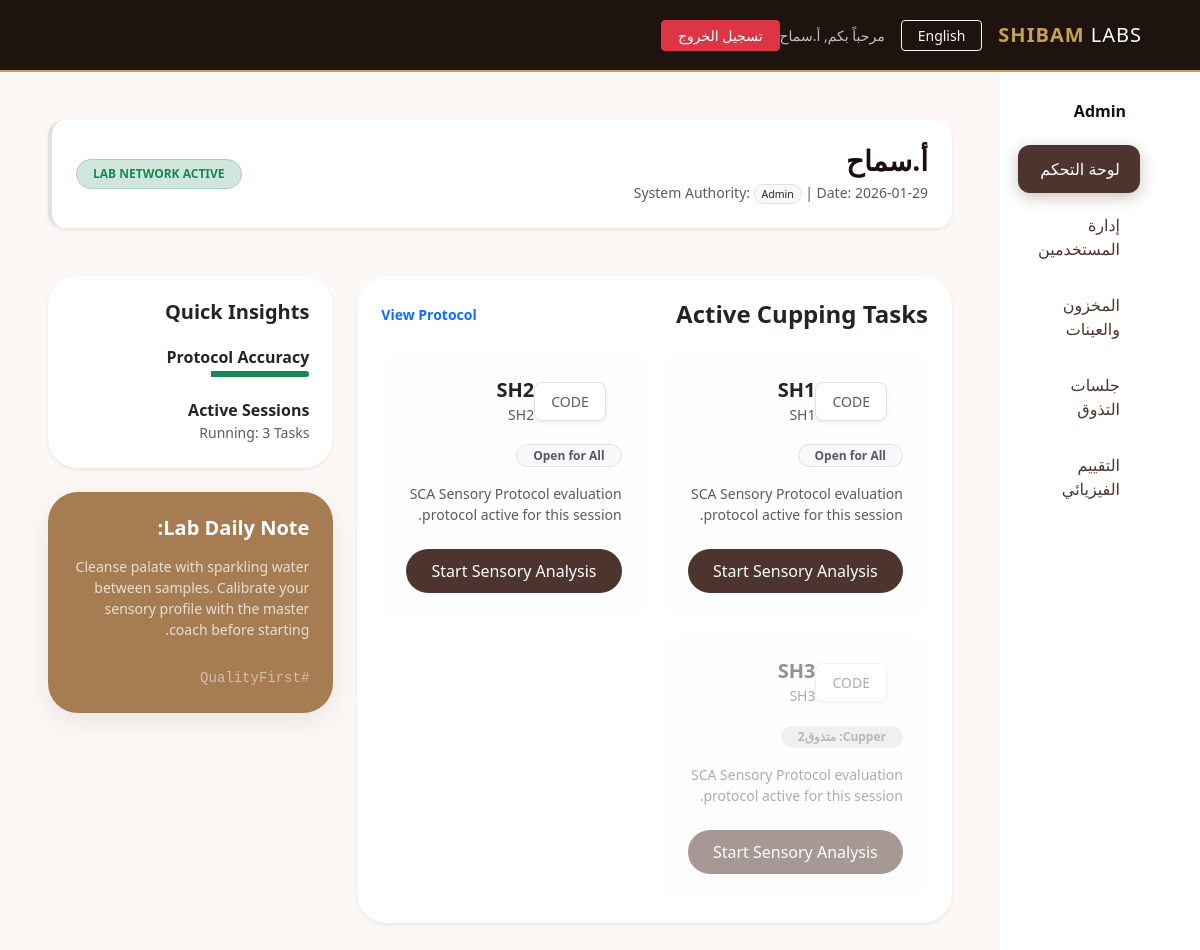
/ (signed in), run on the app's committed database.
### models.py (models this page shows)
class User(db.Model, UserMixin):
    id = db.Column(db.Integer, primary_key=True)
    username = db.Column(db.String(50), unique=True, nullable=False)
    email = db.Column(db.String(120), unique=True, nullable=False)
    password_hash = db.Column(db.String(128), nullable=False)
    full_name = db.Column(db.String(100))
    role = db.Column(db.String(20), nullable=False) # Admin, RoastManager, Cupper
    is_active = db.Column(db.Boolean, default=True)

class SessionSample(db.Model):
    id = db.Column(db.Integer, primary_key=True)
    session_id = db.Column(db.Integer, db.ForeignKey('cupping_session.id'), nullable=False)
    sample_id = db.Column(db.Integer, db.ForeignKey('coffee_sample.id'), nullable=False)
    blind_code = db.Column(db.String(50)) # e.g. "Sample A"
    assigned_cupper_id = db.Column(db.Integer, db.ForeignKey('user.id'), nullable=True)
    cupping_session = db.relationship('CuppingSession', backref='session_samples')
    coffee_sample = db.relationship('CoffeeSample', backref='session_links')
    assigned_cupper = db.relationship('User', foreign_keys=[assigned_cupper_id], backref='assigned_samples')

class CuppingSession(db.Model):
    id = db.Column(db.Integer, primary_key=True)
    name = db.Column(db.String(100), nullable=False)
    roast_level = db.Column(db.String(50))
    status = db.Column(db.String(20), default='Planned') # Planned, Open, Closed
    created_at = db.Column(db.DateTime, default=datetime.datetime.utcnow)

### app.py (the view)
@app.route('/')
def index():
    if not current_user.is_authenticated:
        return redirect(url_for('welcome'))
    if current_user.role == 'RoastManager':
        return redirect(url_for('physical_grading'))
    if current_user.role == 'Cupper':
        assigned_samples = SessionSample.query.join(CuppingSession).filter(CuppingSession.status == 'Open').all()
        return render_template('dashboard.html',
                             t=get_translations(session['lang']),
                             assigned_samples=assigned_samples)
    assigned_samples = SessionSample.query.join(CuppingSession).filter(CuppingSession.status == 'Open').all()
    return render_template('dashboard.html',
                         t=get_translations(session['lang']),
                         assigned_samples=assigned_samples)

### app.py (called while the page is built)
@login_manager.user_loader
def load_user(user_id):
    return User.query.get(int(user_id))

@app.before_request
def set_lang():
    if 'lang' not in session:
        session['lang'] = 'ar'

### templates/dashboard.html (shortened to what this page needs)
{% extends "layout.html" %}
{% block content %}
<div class="row mb-5">
    <div class="col-12">
        <div
            class="p-4 bg-white rounded-4 shadow-sm border-start border-4 border-roasted d-flex align-items-center justify-content-between">
            <div>
                <h3 class="fw-bold mb-1" style="color: var(--espresso);">{{ current_user.full_name }}</h3>
                <p class="text-muted small mb-0">System Authority: <span
                        class="badge border text-dark fw-normal rounded-pill bg-light">{{ current_user.role }}</span> |
                    <span>Date: 2026-01-29</span>
                </p>
            </div>
            <div class="text-end">
                <span
                    class="badge bg-success-subtle text-success border border-success-subtle px-3 py-2 rounded-pill">LAB
                    NETWORK ACTIVE</span>
            </div>
        </div>
    </div>
</div>
<div class="row g-4">
    {% if current_user.role in ['Admin', 'Cupper'] %}
    <div class="col-lg-8">
        <div class="card border-0 shadow-sm p-4 h-100" style="border-radius: 30px;">
            <div class="d-flex justify-content-between align-items-center mb-4">
                <h4 class="fw-bold mb-0">Active Cupping Tasks</h4>
                <a href="#" class="text-decoration-none text-latte small fw-bold">View Protocol </a>
            </div>
            {% if assigned_samples %}
            <div class="row g-3">
                {% for ss in assigned_samples %}
                <div class="col-md-6">
                    <div
                        class="p-4 rounded-4 border border-light-subtle bg-light bg-opacity-25 hover-card {% if ss.assigned_cupper_id and ss.assigned_cupper_id != current_user.id %}opacity-50{% endif %}">
                        <div class="d-flex align-items-center mb-3">
                            <div class="bg-white shadow-sm px-3 py-2 rounded-3 me-3 text-muted small border">CODE</div>
                            <div>
                                <h5 class="fw-bold mb-0 text-dark">{{ ss.blind_code }}</h5>
                                <small class="text-muted">{{ ss.cupping_session.name }}</small>
                            </div>
                        </div>
                        <div class="mb-3">
                            {% if ss.assigned_cupper_id %}
                            {% if ss.assigned_cupper_id == current_user.id %}
                            <span class="badge bg-primary-subtle text-primary border rounded-pill px-3">Assigned to
                                You</span>
                            {% else %}
                            <span class="badge bg-secondary-subtle text-secondary border rounded-pill px-3">Cupper: {{
                                ss.assigned_cupper.full_name }}</span>
                            {% endif %}
                            {% else %}
                            <span class="badge bg-light text-muted border rounded-pill px-3">Open for All</span>
                            {% endif %}
                        </div>
                        <p class="small text-muted mb-4">SCA Sensory Protocol evaluation protocol active for this
                            session.</p>
                        {% if not ss.assigned_cupper_id or ss.assigned_cupper_id == current_user.id or current_user.role
                        == 'Admin' %}
                        <a href="{{ url_for('cupping', ss_id=ss.id) }}" class="btn btn-coffee w-100 rounded-pill">Start
                            Sensory Analysis</a>
                        {% else %}
                        <button class="btn btn-secondary w-100 rounded-pill" disabled>Restricted Access</button>
                        {% endif %}
                    </div>
                </div>
                {% endfor %}
            </div>
            {% else %}
            <div class="text-center py-5">
                <p class="text-muted">No active sensory evaluation sessions assigned for this timeline.</p>
            </div>
            {% endif %}
        </div>
    </div>
    {% endif %}
    <div class="col-lg-4">
        <div class="card border-0 bg-white shadow-sm p-4 mb-4" style="border-radius: 30px;">
            <h5 class="fw-bold mb-4">Quick Insights</h5>
            <div class="mb-4 d-flex align-items-center">
                <div>
                    <h6 class="mb-0 fw-bold">Protocol Accuracy</h6>
                    <div class="progress mt-1" style="height: 6px; width: 100px;">
                        <div class="progress-bar bg-success" style="width: 98%"></div>
                    </div>
                </div>
            </div>
            <div class="d-flex align-items-center">
                <div>
                    <h6 class="mb-0 fw-bold">Active Sessions</h6>
                    <small class="text-muted">Running: {{ assigned_samples|length }} Tasks</small>
                </div>
            </div>
        </div>
        <div class="card border-0 text-white p-4" style="border-radius: 30px; background: var(--latte);">
            <h5 class="fw-bold mb-3">Lab Daily Note:</h5>
            <p class="small opacity-75">Cleanse palate with sparkling water between samples. Calibrate your sensory
                profile with the master coach before starting.</p>
            <div class="text-end mt-2">
                <span class="small font-monospace opacity-50">#QualityFirst</span>
            </div>
        </div>
    </div>
</div>
{% endblock %}

### templates/layout.html (shortened to what this page needs)
<!DOCTYPE html>
<html lang="{{ session.get('lang', 'ar') }}" dir="{{ t.dir }}">
<head>
    <link href="https://cdn.jsdelivr.net/npm/bootstrap@5.3.0/dist/css/bootstrap.min.css" rel="stylesheet">
</head>
<body>
    <nav class="navbar navbar-expand-lg sticky-top">
        <div class="container">
            <a class="navbar-brand" href="/">SHIBAM <span style="color:white; font-weight:300;">LABS</span></a>
            <div class="ms-auto d-flex align-items-center">
                <a href="{{ url_for('toggle_lang') }}" class="btn btn-outline-light btn-sm me-3 px-3">{{ t.lang_toggle
                    }}</a>
                {% if current_user.is_authenticated %}
                <span class="text-light opacity-75 small me-3">{{ t.welcome }}, {{ current_user.full_name }}</span>
                <a href="{{ url_for('logout') }}" class="btn btn-sm btn-danger px-3">{{ t.logout }}</a>
                {% endif %}
            </div>
        </div>
    </nav>
    <div class="container-fluid">
        <div class="row">
            {% if current_user.is_authenticated %}
            <div class="col-md-2 d-none d-md-block sidebar">
                <div class="mb-4 text-center">
                    <h6 class="fw-bold">{{ current_user.role }}</h6>
                </div>
                <ul class="nav nav-pills flex-column">
                    <li class="nav-item"><a class="nav-link {{ 'active' if request.endpoint == 'index' }}" href="/">{{
                            t.dashboard }}</a></li>
                    {% if current_user.role == 'Admin' %}
                    <li class="nav-item"><a class="nav-link {{ 'active' if request.endpoint == 'admin_users' }}"
                            href="{{ url_for('admin_users') }}">{{ t.manage_users if t.manage_users else 'Users'
                            }}</a></li>
                    <li class="nav-item"><a class="nav-link {{ 'active' if request.endpoint == 'admin_samples' }}"
                            href="{{ url_for('admin_samples') }}">{{ t.samples }}</a></li>
                    <li class="nav-item"><a class="nav-link {{ 'active' if request.endpoint == 'admin_sessions' }}"
                            href="{{ url_for('admin_sessions') }}">{{ t.sessions }}</a></li>
                    {% endif %}
                    {% if current_user.role in ['Admin', 'RoastManager'] %}
                    <li class="nav-item"><a class="nav-link {{ 'active' if request.endpoint == 'physical_grading' }}"
                            href="{{ url_for('physical_grading') }}">{{ t.physical }}</a></li>
                    {% endif %}
                </ul>
            </div>
            {% endif %}
            <div class="col-{% if current_user.is_authenticated %}md-10{% else %}12{% endif %} p-lg-5 p-4">
                {% block content %}{% endblock %}
            </div>
        </div>
    </div>
</body>
</html>

### templates/layout.html (style rules this page uses)
:root { --espresso: #1A0F0A; --roasted: #4E342E; --latte: #A67C52; --silk-cream: #FDF8F5; --gold-accent: #C5A059; --soft-shadow: 0 10px 30px rgba(0, 0, 0, 0.08); }
.navbar { background: rgba(26, 15, 10, 0.98) !important; backdrop-filter: blur(10px); padding: 15px 0; border-bottom: 2px solid var(--gold-accent); }
.navbar-brand { font-weight: 700; letter-spacing: 1px; color: var(--gold-accent) !important; }
.sidebar { background: white; min-height: calc(100vh - 75px); padding: 30px 20px; box-shadow: 4px 0 15px rgba(0, 0, 0, 0.02); }
.nav-pills .nav-link { color: var(--roasted); font-weight: 500; padding: 12px 20px; border-radius: 12px; margin-bottom: 8px; transition: 0.3s; }
.nav-pills .nav-link.active { background: var(--roasted) !important; box-shadow: 0 4px 15px rgba(78, 52, 46, 0.3); }
.card { border: none; border-radius: 20px; box-shadow: var(--soft-shadow); transition: transform 0.3s ease; }
.btn-coffee { background: var(--roasted); color: white; border-radius: 10px; padding: 10px 25px; border: none; font-weight: 500; }

### templates/dashboard.html (style rules this page uses)
.hover-card { transition: 0.3s ease; border: 1px solid transparent !important; }

### data on the page
User: full_name "أ.سماح", role "Admin"
SessionSample: blind_code "SH1", cupping_session.name "SH1", shows "Open for All"
SessionSample: blind_code "SH2", cupping_session.name "SH2", shows "Open for All"
SessionSample: blind_code "SH3", cupping_session.name "SH3", assigned_cupper.full_name "متذوق2"

### other printed values
{{ t.lang_toggle }} "English"
{{ t.welcome }} "مرحباً بكم"
{{ t.logout }} "تسجيل الخروج"
{{ t.dashboard }} "لوحة التحكم"
{{ t.manage_users if t.manage_users else 'Users' }} "إدارة المستخدمين"
{{ t.samples }} "المخزون والعينات"
{{ t.sessions }} "جلسات التذوق"
{{ t.physical }} "التقييم الفيزيائي"
{{ assigned_samples|length }} "3"
